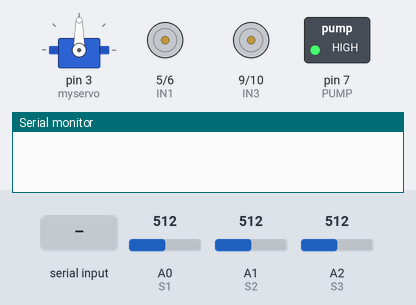
A sketch run on a simulated Arduino Uno, built with avr-gcc and run on an emulated ATmega328P. Parts: servo, motor-driver pin pairs drawn as motors (green arrow = first pin HIGH = forward, orange = second pin HIGH = backward, longer = more drive), switched loads named in the sketch (green lamp = pin HIGH), the last lines printed to the serial monitor. Inputs (shaded band) come from the test bench; at power-on: A0 (S1) = 512, A1 (S2) = 512, A2 (S3) = 512.

Above: at 1.2 s.
1.3 s: "V" received over Serial
At 1.9 s:
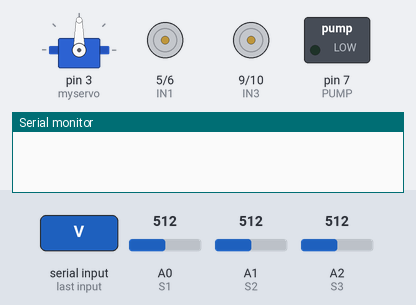
4.3 s: "S" received over Serial
At 7.15 s:
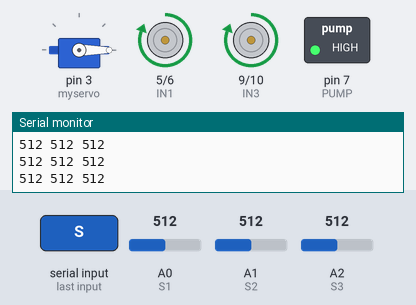
7.3 s: "B" received over Serial
At 8.4 s:
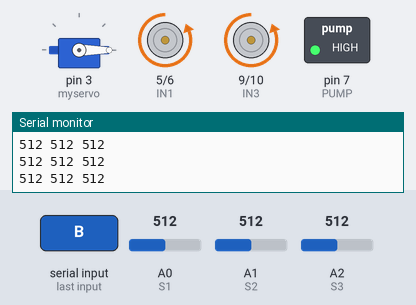
8.8 s: "L" received over Serial
At 10.0 s:
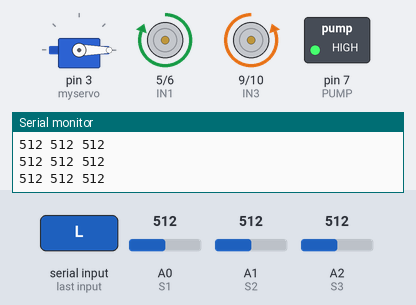
10.3 s: "R" received over Serial
At 11.1 s:
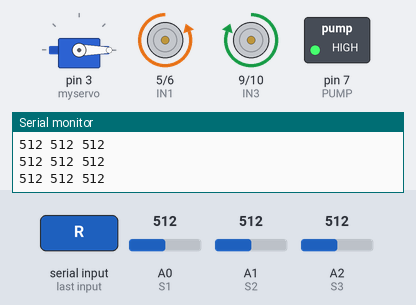
11.8 s: "F" received over Serial
At 12.3 s:
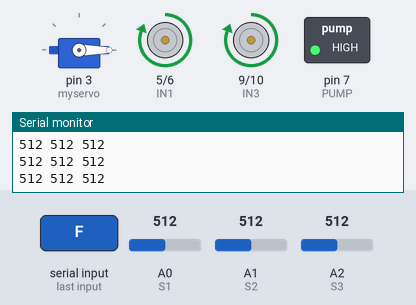
Timing chart, 0 to 14.3 s (numbered marks = the images above; inputs shaded):
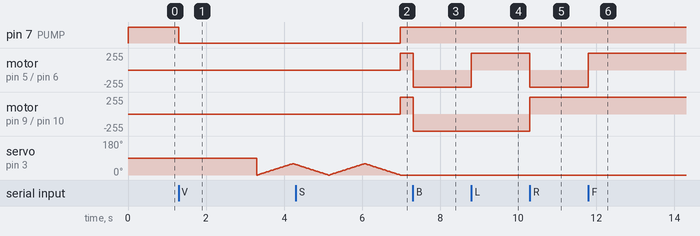

The sketch:

sketch_apr16a.ino
```cpp
#include <Servo.h>

Servo myservo;

char m = 0;
int pos = 0;

// Sensor pins
#define S1 A0
#define S2 A1
#define S3 A2

// Motor pins

#define IN1 5
#define IN2 6
#define IN3 9
#define IN4 10

// Pump
#define PUMP 7

// ---------- FUNCTIONS ----------

void stopMotors() {
  // analogWrite(ENA, 0);
  // analogWrite(ENB, 0);

  digitalWrite(IN1, LOW);
  digitalWrite(IN2, LOW);
  digitalWrite(IN3, LOW);
  digitalWrite(IN4, LOW);
}

void moveForward() {


digitalWrite(IN1, HIGH);
digitalWrite(IN2, LOW);

digitalWrite(IN3, HIGH);
digitalWrite(IN4, LOW);
}

void moveBackward() {


  digitalWrite(IN1, LOW);
  digitalWrite(IN2, HIGH);
  digitalWrite(IN3, LOW);
  digitalWrite(IN4, HIGH);
}

void turnLeft() {


  digitalWrite(IN1, HIGH);
  digitalWrite(IN2, LOW);
  digitalWrite(IN3, LOW);
  digitalWrite(IN4, HIGH);
}

void turnRight() {


  digitalWrite(IN1, LOW);
  digitalWrite(IN2, HIGH);
  digitalWrite(IN3, HIGH);
  digitalWrite(IN4, LOW);
}

void sprayWater() {
  stopMotors();

  digitalWrite(PUMP, LOW);
  delay(2000);

  for (int i = 0; i < 2; i++) {
    for (pos = 0; pos <= 60; pos++) {
      myservo.write(pos);
      delay(15);
    }
    for (pos = 60; pos >= 0; pos--) {
      myservo.write(pos);
      delay(15);
    }
  }

  digitalWrite(PUMP, HIGH);  // OFF
}

// ---------- SETUP ----------

void setup() {
  Serial.begin(9600);

  myservo.attach(3);

  pinMode(S1, INPUT_PULLUP);
  pinMode(S2, INPUT_PULLUP);
  pinMode(S3, INPUT_PULLUP);


  pinMode(IN1, OUTPUT);
  pinMode(IN2, OUTPUT);
  pinMode(IN3, OUTPUT);
  pinMode(IN4, OUTPUT);

  pinMode(PUMP, OUTPUT);
  digitalWrite(PUMP, HIGH);   // Ensure pump OFF at startup

  stopMotors();
}

// ---------- LOOP ----------

void loop() {

  if (Serial.available()) {
    m = Serial.read();
  }

  // -------- AUTO MODE --------
if (m == 'S') {

  int a = analogRead(S1);
  int b = analogRead(S2);
  int c = analogRead(S3);

  Serial.print(a); Serial.print(" ");
  Serial.print(b); Serial.print(" ");
  Serial.println(c);

  // 💧 VERY VERY CLOSE → spray
  if (a < 90 || b < 90 || c < 90) {
    sprayWater();
  }

  // 🔄 MID RANGE → move forward
  else if ((a < 900 && a > 90) ||
           (b < 900 && b > 90) ||
           (c < 900 && c > 90)) {
    moveForward();
  }

  // ❗ No fire
  else {
    stopMotors();
  }
}
  // -------- MANUAL MODE --------
  else if (m == 'F') moveForward();
  else if (m == 'B') moveBackward();
  else if (m == 'L') turnLeft();
  else if (m == 'R') turnRight();
  else if (m == 'V') sprayWater();

  // -------- SAFETY --------
  else {
    stopMotors();
  }
}
```

Measured:
- after the input at 1.3 s, pin 7 (PUMP): HIGH → LOW at once
- after the input at 4.3 s, pin 7 (PUMP): LOW → HIGH after 2.7 s; motor on pin 5 (IN1) / pin 6 (IN2), motor on pin 9 (IN3) / pin 10 (IN4): stopped → forward 255/255 after 2.7 s
- after the input at 7.3 s, motor on pin 5 (IN1) / pin 6 (IN2), motor on pin 9 (IN3) / pin 10 (IN4): forward 255/255 → backward 255/255 at once
- after the input at 8.8 s, motor on pin 5 (IN1) / pin 6 (IN2): backward 255/255 → forward 255/255 at once
- after the input at 10.3 s, motor on pin 5 (IN1) / pin 6 (IN2): forward 255/255 → backward 255/255 at once; motor on pin 9 (IN3) / pin 10 (IN4): backward 255/255 → forward 255/255 at once
- after the input at 11.8 s, motor on pin 5 (IN1) / pin 6 (IN2): backward 255/255 → forward 255/255 at once
